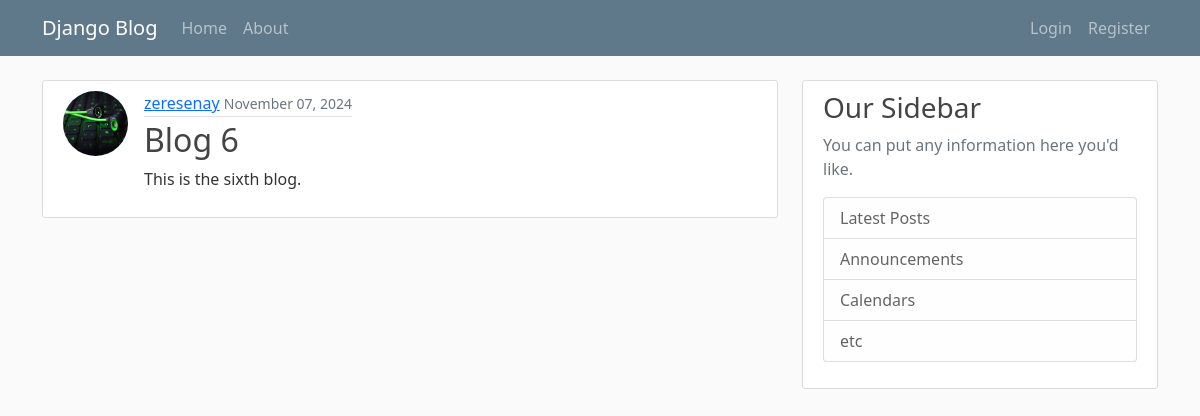
/post/9/, run on an earlier commit of the app's database.
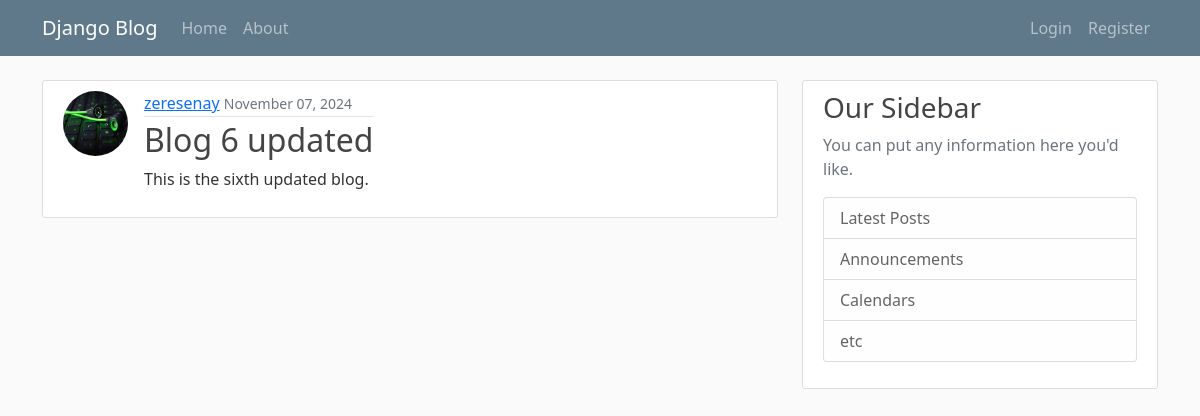
And on a later commit of the database.
### blog/models.py (models this page shows, shortened)
class Post(models.Model):
    title = models.CharField(max_length=100)
    content = models.TextField()
    created_at = models.DateTimeField(default=timezone.now)
    author = models.ForeignKey(User, on_delete=models.CASCADE)

### users/models.py (models this page shows, shortened)
class Profile(models.Model):
    user = models.OneToOneField(User, on_delete=models.CASCADE)
    image = models.ImageField(default="OIP.jfif", upload_to='profile_pics')

### blog/views.py (the view)
# urls.py: path('post/<int:pk>/', PostDetailView.as_view(), name='post-detail'),
class PostDetailView(DetailView):
    model = Post

### blog/templates/blog/post_detail.html (shortened to what this page needs)
{% extends "blog/layout.html" %}
{% block content %}
    <article class="media content-section posts">
        <img class="rounded-circle article-img" src="{{ object.author.profile.image.url }}" alt="Profile Picture">
        <div class="media-body">
        <div class="article-metadata">
            <a class="mr-2" href="#">{{ object.author }}</a>
            <small class="text-muted">{{ object.created_at|date:"F d, Y" }}</small>
            </div>
        <h2 class="article-title">{{ object.title }}</h2>
        <p class="article-content">{{ object.content }}</p>
        </div>
    </article>
{% endblock content %}

What changed in the data, as far as the page shows it:
changed Post "zeresenay": title "Blog 6" → "Blog 6 updated"; content "This is the sixth blog." → "This is the sixth updated blog."
